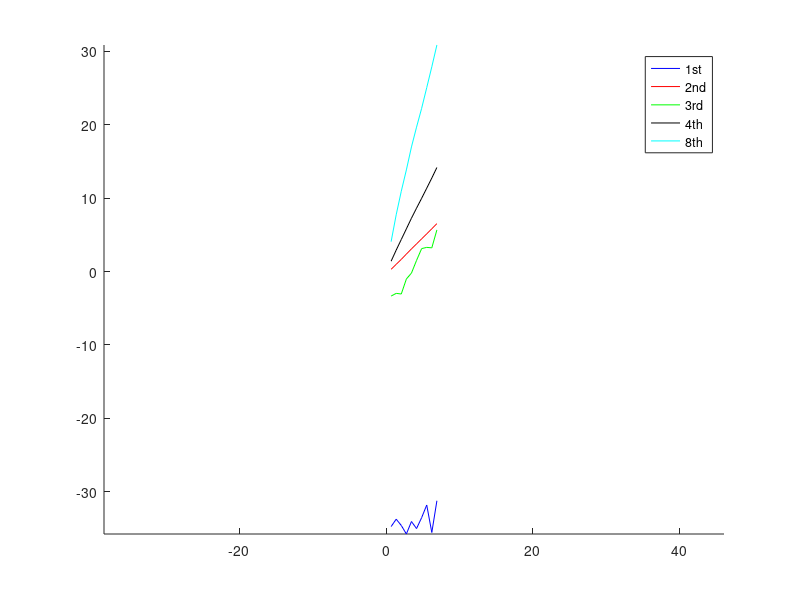

This chart was generated by the following MATLAB code:
function moments
    close all;
    kmax = 10;
    
    numWalkers = 10000;
    
    moments = zeros(kmax,8);
    values = zeros(kmax,numWalkers);
    
    for k=1:kmax
        n = 2^k;
        
        for walker=1:numWalkers
            y = floor(3*rand(n,1)) - 1;
            values(k,walker) = sum(y);
        end
        
        for mom=1:8
           moments(k,mom) = moment(values(k,:),mom);
        end
    end
    x = log(2.^(1:kmax));
    plotMoment(moments,1,x,'b');
    plotMoment(moments,2,x,'r');
    plotMoment(moments,3,x,'g');
    plotMoment(moments,4,x,'k');
    plotMoment(moments,8,x,'c');
    legend('1st','2nd','3rd','4th','8th')
    
end

function plotMoment(moments,r,x,color)
    hold on;
    sprintf('Plotting the %dth moment',r)
    y = log(moments(:,r));
    
    A = [ones(size(y)) x'];
    B = regress(y,A);
    
    
    plot(x,y,color);
    axis('equal')
end